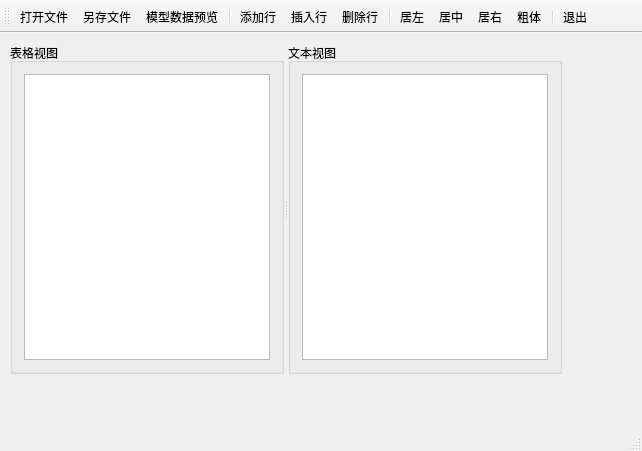
<?xml version="1.0" encoding="UTF-8"?>
<ui version="4.0">
 <class>MainWindow</class>
 <widget class="QMainWindow" name="MainWindow">
  <property name="geometry">
   <rect>
    <x>0</x>
    <y>0</y>
    <width>642</width>
    <height>451</height>
   </rect>
  </property>
  <property name="windowTitle">
   <string>MainWindow</string>
  </property>
  <widget class="QWidget" name="centralWidget">
   <widget class="QSplitter" name="splitter">
    <property name="geometry">
     <rect>
      <x>10</x>
      <y>10</y>
      <width>552</width>
      <height>331</height>
     </rect>
    </property>
    <property name="orientation">
     <enum>Qt::Horizontal</enum>
    </property>
    <widget class="QGroupBox" name="groupBox">
     <property name="title">
      <string>表格视图</string>
     </property>
     <layout class="QVBoxLayout" name="verticalLayout">
      <item>
       <widget class="QTableView" name="tableView"/>
      </item>
     </layout>
    </widget>
    <widget class="QGroupBox" name="groupBox_2">
     <property name="title">
      <string>文本视图</string>
     </property>
     <layout class="QVBoxLayout" name="verticalLayout_2">
      <item>
       <widget class="QPlainTextEdit" name="plainTextEdit"/>
      </item>
     </layout>
    </widget>
   </widget>
  </widget>
  <widget class="QMenuBar" name="menuBar">
   <property name="geometry">
    <rect>
     <x>0</x>
     <y>0</y>
     <width>642</width>
     <height>23</height>
    </rect>
   </property>
  </widget>
  <widget class="QToolBar" name="mainToolBar">
   <property name="toolButtonStyle">
    <enum>Qt::ToolButtonTextUnderIcon</enum>
   </property>
   <attribute name="toolBarArea">
    <enum>TopToolBarArea</enum>
   </attribute>
   <attribute name="toolBarBreak">
    <bool>false</bool>
   </attribute>
   <addaction name="actOpen"/>
   <addaction name="actSave"/>
   <addaction name="actiShow"/>
   <addaction name="separator"/>
   <addaction name="actAppend"/>
   <addaction name="actInsert"/>
   <addaction name="actDelete"/>
   <addaction name="separator"/>
   <addaction name="actAlignLeft"/>
   <addaction name="actAlignCenter"/>
   <addaction name="actAlignRight"/>
   <addaction name="actFontBold"/>
   <addaction name="separator"/>
   <addaction name="actExit"/>
  </widget>
  <widget class="QStatusBar" name="statusBar"/>
  <action name="actOpen">
   <property name="icon">
    <iconset resource="res.qrc">
     <normaloff>:/images/icons/open.bmp</normaloff>:/images/icons/open.bmp</iconset>
   </property>
   <property name="text">
    <string>打开文件</string>
   </property>
   <property name="toolTip">
    <string>打开文件</string>
   </property>
  </action>
  <action name="actSave">
   <property name="icon">
    <iconset resource="res.qrc">
     <normaloff>:/images/icons/save.bmp</normaloff>:/images/icons/save.bmp</iconset>
   </property>
   <property name="text">
    <string>另存文件</string>
   </property>
   <property name="toolTip">
    <string>另存文件</string>
   </property>
  </action>
  <action name="actAppend">
   <property name="icon">
    <iconset resource="res.qrc">
     <normaloff>:/images/icons/append.bmp</normaloff>:/images/icons/append.bmp</iconset>
   </property>
   <property name="text">
    <string>添加行</string>
   </property>
   <property name="toolTip">
    <string>添加行</string>
   </property>
  </action>
  <action name="actInsert">
   <property name="icon">
    <iconset resource="res.qrc">
     <normaloff>:/images/icons/306.bmp</normaloff>:/images/icons/306.bmp</iconset>
   </property>
   <property name="text">
    <string>插入行</string>
   </property>
   <property name="toolTip">
    <string>插入行</string>
   </property>
  </action>
  <action name="actDelete">
   <property name="icon">
    <iconset resource="res.qrc">
     <normaloff>:/images/icons/delete.bmp</normaloff>:/images/icons/delete.bmp</iconset>
   </property>
   <property name="text">
    <string>删除行</string>
   </property>
   <property name="toolTip">
    <string>删除行</string>
   </property>
  </action>
  <action name="actExit">
   <property name="icon">
    <iconset resource="res.qrc">
     <normaloff>:/images/icons/exit.bmp</normaloff>:/images/icons/exit.bmp</iconset>
   </property>
   <property name="text">
    <string>退出</string>
   </property>
   <property name="toolTip">
    <string>退出</string>
   </property>
  </action>
  <action name="actiShow">
   <property name="icon">
    <iconset resource="res.qrc">
     <normaloff>:/images/icons/import1.bmp</normaloff>:/images/icons/import1.bmp</iconset>
   </property>
   <property name="text">
    <string>模型数据预览</string>
   </property>
   <property name="toolTip">
    <string>模型数据显示到文本框里</string>
   </property>
  </action>
  <action name="actAlignLeft">
   <property name="icon">
    <iconset resource="res.qrc">
     <normaloff>:/images/icons/508.bmp</normaloff>:/images/icons/508.bmp</iconset>
   </property>
   <property name="text">
    <string>居左</string>
   </property>
   <property name="toolTip">
    <string>居左</string>
   </property>
  </action>
  <action name="actAlignCenter">
   <property name="icon">
    <iconset resource="res.qrc">
     <normaloff>:/images/icons/510.bmp</normaloff>:/images/icons/510.bmp</iconset>
   </property>
   <property name="text">
    <string>居中</string>
   </property>
   <property name="toolTip">
    <string>居中</string>
   </property>
  </action>
  <action name="actAlignRight">
   <property name="icon">
    <iconset resource="res.qrc">
     <normaloff>:/images/icons/512.bmp</normaloff>:/images/icons/512.bmp</iconset>
   </property>
   <property name="text">
    <string>居右</string>
   </property>
   <property name="toolTip">
    <string>居右</string>
   </property>
  </action>
  <action name="actFontBold">
   <property name="icon">
    <iconset resource="res.qrc">
     <normaloff>:/images/icons/500.bmp</normaloff>:/images/icons/500.bmp</iconset>
   </property>
   <property name="text">
    <string>粗体</string>
   </property>
   <property name="toolTip">
    <string>字体加粗</string>
   </property>
  </action>
 </widget>
 <layoutdefault spacing="6" margin="11"/>
 <resources>
  <include location="res.qrc"/>
 </resources>
 <connections/>
</ui>
